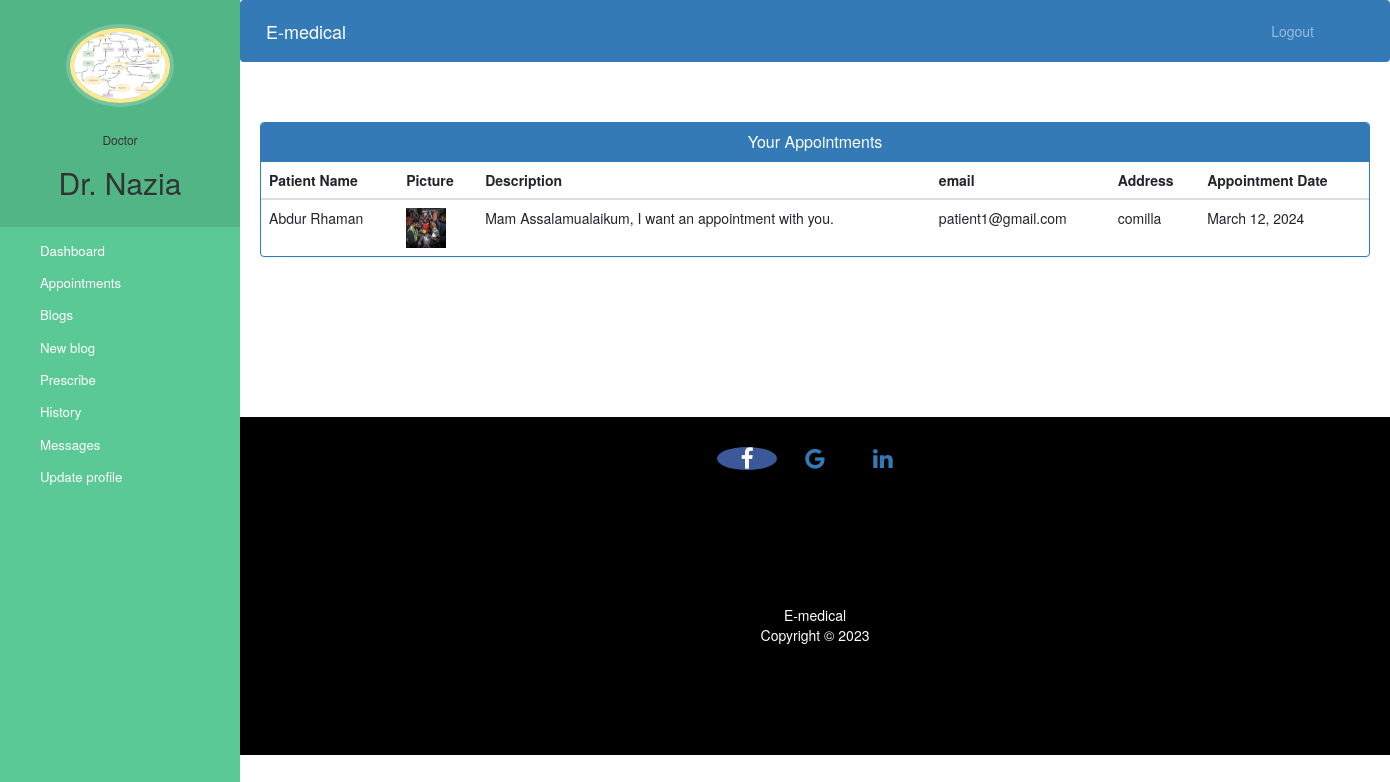
Screenshot of /doctor-view-appointment (signed in) with the database file from the repository.
### hospital/models.py (models this page shows, shortened)
class Doctor(models.Model):
    user=models.OneToOneField(User,on_delete=models.CASCADE)
    profile_pic= models.ImageField(upload_to='profile_pic/DoctorProfilePic/',null=True,blank=True)
    address = models.CharField(max_length=40)
    email = models.EmailField(default='')
    department= models.CharField(max_length=50,choices=departments,default='Cardiologist')
    status=models.BooleanField(default=False)

class Appointment(models.Model):
    doctor = models.ForeignKey(Doctor, on_delete=models.CASCADE,null=True)
    patient = models.ForeignKey(Patient, on_delete=models.CASCADE,null=True)
    patientId=models.PositiveIntegerField(null=True)
    doctorId=models.PositiveIntegerField(null=True)
    patientName=models.CharField(max_length=40,null=True)
    doctorName=models.CharField(max_length=40,null=True)
    appointmentDate=models.DateField(auto_now=True)
    description=models.TextField(max_length=500)
    status=models.BooleanField(default=False)

class Patient(models.Model):
    user=models.ForeignKey(User,on_delete=models.CASCADE)
    profile_pic= models.ImageField(upload_to='profile_pic/PatientProfilePic/',null=True,blank=True)
    address = models.CharField(max_length=40)
    email = models.EmailField(default='')
    admitDate=models.DateField(auto_now=True)
    status=models.BooleanField(default=False)

### hospital/views.py (the view)
# urls.py: path('doctor-view-appointment', views.doctor_view_appointment_view,name='doctor-view-appointment'),
@login_required(login_url='doctorlogin')
@user_passes_test(is_doctor)
def doctor_view_appointment_view(request):
    doctor=models.Doctor.objects.get(user_id=request.user.id) #for profile picture of doctor in sidebar
    appointments=models.Appointment.objects.all().filter(status=True,doctorId=request.user.id)
    patientid=[]
    for a in appointments:
        patientid.append(a.patientId)
    patients=models.Patient.objects.all().filter(status=True,user_id__in=patientid)
    appointments=zip(appointments,patients)
    return render(request,'hospital/doctor_view_appointment.html',{'appointments':appointments,'doctor':doctor})

### hospital/views.py (called while the page is built)
def is_doctor(user):
    return user.groups.filter(name='DOCTOR').exists()

### templates/hospital/doctor_view_appointment.html (shortened to what this page needs)
{% extends 'hospital/doctor_base.html' %}
{% block content %}
{%load static%}
<head>
  <link href="//netdna.bootstrapcdn.com/bootstrap/3.0.0/css/bootstrap.min.css" rel="stylesheet" id="bootstrap-css">
</head>
<div class="container">
  <div class="panel panel-primary">
    <div class="panel-heading">
      <h6 class="panel-title">Your Appointments</h6>
    </div>
    <table class="table table-hover" id="dev-table">
      <thead>
        <tr>
          <th>Patient Name</th>
          <th>Picture</th>
          <th>Description</th>
          <th>email</th>
          <th>Address</th>
          <th>Appointment Date</th>
        </tr>
      </thead>
      {% for a,p in appointments %}
      <tr>
        <td>{{a.patientName}}</td>
        <td> <img src="{% static p.profile_pic.url %}" alt="Profile Pic" height="40px" width="40px" /></td>
        <td>{{a.description}}</td>
        <td>{{p.email}}</td>
        <td>{{p.address}}</td>
        <td>{{a.appointmentDate}}</td>
      </tr>
      {% endfor %}
    </table>
  </div>
</div>
{% endblock content %}

### templates/hospital/doctor_base.html (shortened to what this page needs)
<!DOCTYPE html>
{% load static %}
<html lang="en">
<head>
  <link rel="stylesheet" href="https://stackpath.bootstrapcdn.com/bootstrap/4.3.1/css/bootstrap.min.css">
  <link rel="stylesheet" href="https://maxcdn.bootstrapcdn.com/font-awesome/4.7.0/css/font-awesome.min.css">
</head>
<body>
  <nav class="menu" tabindex="0">
    <header class="avatar">
      <img src="{% static doctor.profile_pic.url %}" alt="Profile Pic" />
      <br><br>
      <h6>Doctor</h6>
      <h2>{{request.user.first_name}}</h2>
    </header>
    <ul>
      <li tabindex="0" class="icon-dashboard"> <a style="color:white; text-decoration:none;" href="/doctor-dashboard"><span>Dashboard</span></a> </li>
      <li tabindex="0" class="icon-calendar"> <a style="color:white; text-decoration:none;" href="/doctor-appointment"><span>Appointments</span></a></li>
      <li tabindex="0" class="icon-users"> <a style="color:white; text-decoration:none;" href="/doctor-blog"><span>Blogs</span></a></li>
      <li tabindex="0" class="icon-users"> <a style="color:white; text-decoration:none;" href="/new-blog"><span>New blog</span></a></li>
      <li tabindex="0" class="icon-users"> <a style="color:white; text-decoration:none;" href="/prescribe"><span>Prescribe</span></a></li>
      <li tabindex="0" class="icon-users"> <a style="color:white; text-decoration:none;" href="/prescription_history"><span>History</span></a></li>
      <li tabindex="0" class="icon-users"> <a style="color:white; text-decoration:none;" href="/message_list"><span>Messages</span></a></li>
      <li tabindex="0" class="icon-users"> <a style="color:white; text-decoration:none;" href="/edit-profile-doctor"><span>Update profile</span></a></li>
    </ul>
  </nav>
  <main>
    <div class="bs-example">
      <nav class="navbar navbar-expand-md  navbar-dark fixed-top" style="background:#337AB7;">
        <a href="/doctor-dashboard" class="navbar-brand">E-medical</a>
        <div class="collapse navbar-collapse justify-content-between" id="navbarCollapse">
          <div class="navbar-nav" style=" margin-left: 90%;">
            <a href="/logout" class="nav-item nav-link">Logout</a>
          </div>
        </div>
      </nav>
    </div>
    <br><br>
    {% block content %}
    {% endblock content %}
    <br><br><br><br><br><br><br>
    <footer>
      <p>
        <a href="https://www.facebook.com/NSTUCampus" class="fa fa-facebook"></a>
        <a href="https://nstu.edu.bd/" class="fa fa-google"></a>
        <a href="https://www.linkedin.com/school/noakhali-science-and-technology-university/" class="fa fa-linkedin"></a>
      </p>
      <br>
      <div class="container">
        <div class="row">
          <div class="col-md-12 col-sm-12">
            <div style="color:#ffffff;" class="wow fadeInUp footer-copyright">
              <p>E-medical <br>
                Copyright &copy; 2023 </p>
            </div>
          </div>
        </div>
      </div>
    </footer>
  </main>
</body>
</html>

### templates/hospital/doctor_base.html (style rules this page uses)
a:link { text-decoration: none; }
a { color: white; }
footer { padding: 0px 0px 0px 0px; background-color: black; margin: 0px; }
.fa { font-size: 23px; width: 60px; text-align: center; text-decoration: none; margin: 5px 2px; border-radius: 50%; }
.fa-facebook { background: #3B5998; color: white; margin-top: 30px; }
p { text-align: center; }
body { padding-left: 240px; }
main { position: relative; height: 100vh; }
.menu { background: #5bc995; height: 100vh; width: 240px; position: fixed; top: 0px; left: 0; z-index: 5; outline: none; }
.menu .avatar { background: rgba(0, 0, 0, 0.1); padding: 2em 0.5em; text-align: center; }
.menu .avatar img { width: 100px; border-radius: 50%; overflow: hidden; border: 4px solid #ffea92; box-shadow: 0 0 0 4px rgba(255, 255, 255, 0.2); }
.menu .avatar h2 { font-weight: normal; margin-bottom: 0; }
.menu ul { list-style: none; padding: 0.5em 0; margin: 0; }
.menu ul li { padding: 0.5em 1em 0.5em 3em; font-size: 0.95em; font-weight: regular; background-repeat: no-repeat; background-position: left 15px center; background-size: auto 20px; transition: all 0.15s linear; cursor: pointer; }
.menu ul li.icon-dashboard { background-image: url("http://www.entypo.com/images//gauge.svg"); }
.menu ul li.icon-users { background-image: url("http://www.entypo.com/images//users.svg"); }
.menu ul li.icon-calendar { background-image: url("http://www.entypo.com/images//calendar.svg"); }

### templates/hospital/doctor_view_appointment.html (style rules this page uses)
a:link { text-decoration: none; }
h6 { text-align: center; }
.row { margin: 100px; }

### rows the page displays
Doctor: profile_pic (picture)
Appointment: patientName "Abdur Rhaman", profile_pic (picture), description "Mam Assalamualaikum, I want an appointment with you.", email "patient1@gmail.com", address "comilla", appointmentDate "March 12, 2024"

### other values shown
{{ request.user.first_name }} "Dr. Nazia"
